Frame 1 (no input): blank canvas, image omitted
Frame 60 (no input): blank canvas, image omitted
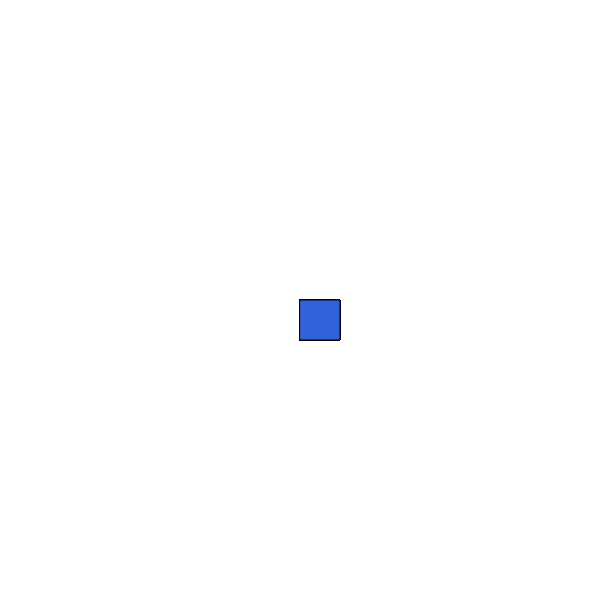
Frame 120 (the mouse pressed at the canvas centre since frame 60)

The p5.js sketch whose frames 1 and 60 were blank and that drew this single picture after the mouse press (run headless with seeded random() and noise() and a simulated clock; from frame 60 on, the mouse is pressed at the canvas centre):

// p5.js sketch
// ── sketch.js
function setup(){
  createCanvas(600, 600)
   background("rgba(255,255,255,0.95)");
}

function draw() {
  
  
  if(mouseIsPressed){
    
     fill("rgb(50,98,219)"); 
       rect(mouseX, mouseY, 40)
    }
   
  }
 
